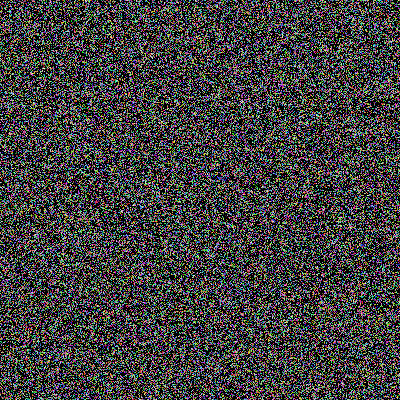
Frame 1 (no input)
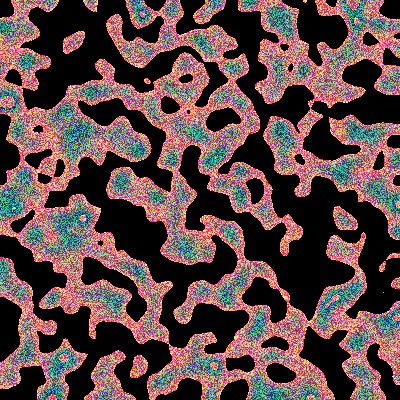
Frame 60 (the mouse pressed at the canvas centre just before this capture)
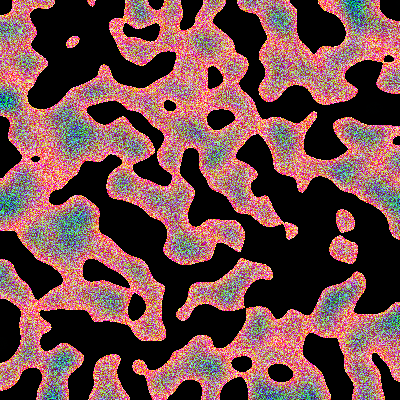
Frame 120 (the mouse held since frame 60 and released just before this capture)

The Processing sketch that drew these frames (run headless with seeded random() and noise(); from frame 60 on, the mouse is pressed at the canvas centre):

// Processing sketch: processing_17796
// ── processing_17796.pde

/*
 *
 */
 
 PImage img, img2;
 int r, g, b, x, a;
 int ran;
 int up, down, left, right, upleft, upright, downleft, downright, centre;
 int count = 1;
 color col;
 void setup()
 
 {
   size(400, 400);
   img = createImage(400, 400, ARGB);
   ran = 10;
   smooth();
   
   for(int i = 1; i < img.pixels.length; i++){
     r = int(random(255));
     g = int(random(255));
     b = int(random(255));
     a = int(random(255));
     
     img.pixels[i] = color(r, g, b, a);
   }
       
       //img.pixels[int(random(img.pixels.length))] = color(0, 0, 0);
      // print(r + "-" + g + "-" + b);
    
}

 
 void draw()
 {
   background(0);
   img2 = createImage(400, 400, ARGB);


   img2.pixels[0] = (img.pixels[0] + img.pixels[1] + img.pixels[width] + img.pixels[width + 1]) / 4 + int(random(ran)) - ran/2;;
   
   for(int i = 1; i < img2.pixels.length; i++){
     up = i - width;
     down = i + width;
     left = i - 1;
     right = i + 1;
     upleft = i - img.width - 1;
     upright = i - img.width + 1;
     downleft = i + img.width - 1;
     downright = i + img.width + 1;
     centre = i;
     
     if(i < img2.width){
       if(i == img2.width - 1){ 
         //top right hand corner
         img2.pixels[i] = (img.pixels[centre] + img.pixels[left] + img.pixels[downleft] + img.pixels[down]) / 4 + int(random(ran)) - ran/2;    
       }else{ 
         // top row, excluding top right corner
         img2.pixels[i] = (img.pixels[left] + img.pixels[right] + img.pixels[down] + img.pixels[downleft] + img.pixels[downright] + img.pixels[centre]) / 6  + int(random(ran)) - ran/2;
       }
     }else{
       if(i % img.width == 0 && i < img.pixels.length - img.width){
         //left hand side excluding bottom left hand corner
         img2.pixels[i] = (img.pixels[centre] + img.pixels[up] + img.pixels[down] + img.pixels[upright] + img.pixels[downright] + img.pixels[right]) / 6 + int(random(ran)) - ran/2;
       }else if(i % img.width == 0 && i == img.pixels.length - img.width){
         //bottom left hand corner
         img2.pixels[i] = (img.pixels[centre] + img.pixels[up] + img.pixels[upleft] + img.pixels[right]) / 4 + int(random(ran)) - ran/2;
       }else if(i % img.width == img.width - 1 && i < img.pixels.length - 1){
         //right hand side excluding bottom right hand corner
         img2.pixels[i] = (img.pixels[centre] + img.pixels[up] + img.pixels[down] + img.pixels[left] + img.pixels[upleft] + img.pixels[downleft]) / 6  + int(random(ran)) - ran/2;
       }else if(i == img.pixels.length - 1){
         //bottom right hand corner
         img2.pixels[i] = (img.pixels[centre] + img.pixels[up] + img.pixels[left] + img.pixels[upleft]) / 4 + int(random(ran)) - ran/2;
       }else if(i > img.pixels.length - width && i < img.pixels.length - 1){
         //bottom row excluding both bottom corners
         img2.pixels[i] = (img.pixels[centre] + img.pixels[left] + img.pixels[right] + img.pixels[up] + img.pixels[upleft] + img.pixels[upright]) / 6  + int(random(ran)) - ran/2;
       }else if(i % img.width != 0 && i % img.width != img.width - 1 && i < img.pixels.length - width){
         img2.pixels[i] = (img.pixels[centre] + img.pixels[up] + img.pixels[down] + img.pixels[left] + img.pixels[right] + img.pixels[upleft] + img.pixels[upright] + img.pixels[downleft] + img.pixels[downright]) / 9 + int(random(ran)) - ran/2;
     }
   }
   }
     
   img = img2;
   /*if(count < 15){
  
     img2.pixels[int(random(img.pixels.length))] = color(0, 0, 0, 0);

   }*/
   //count++;
   
   image(img2, 0, 0);
   
 }
 
 void mouseClicked(){
   //count = 0;
   for(int i = 1; i < img.pixels.length; i++){
     r = int(random(255));
     g = int(random(255));
     b = int(random(255));
     a = int(random(255));
     
     img.pixels[i] = color(r, g, b, a);
   }
 
 }
 
